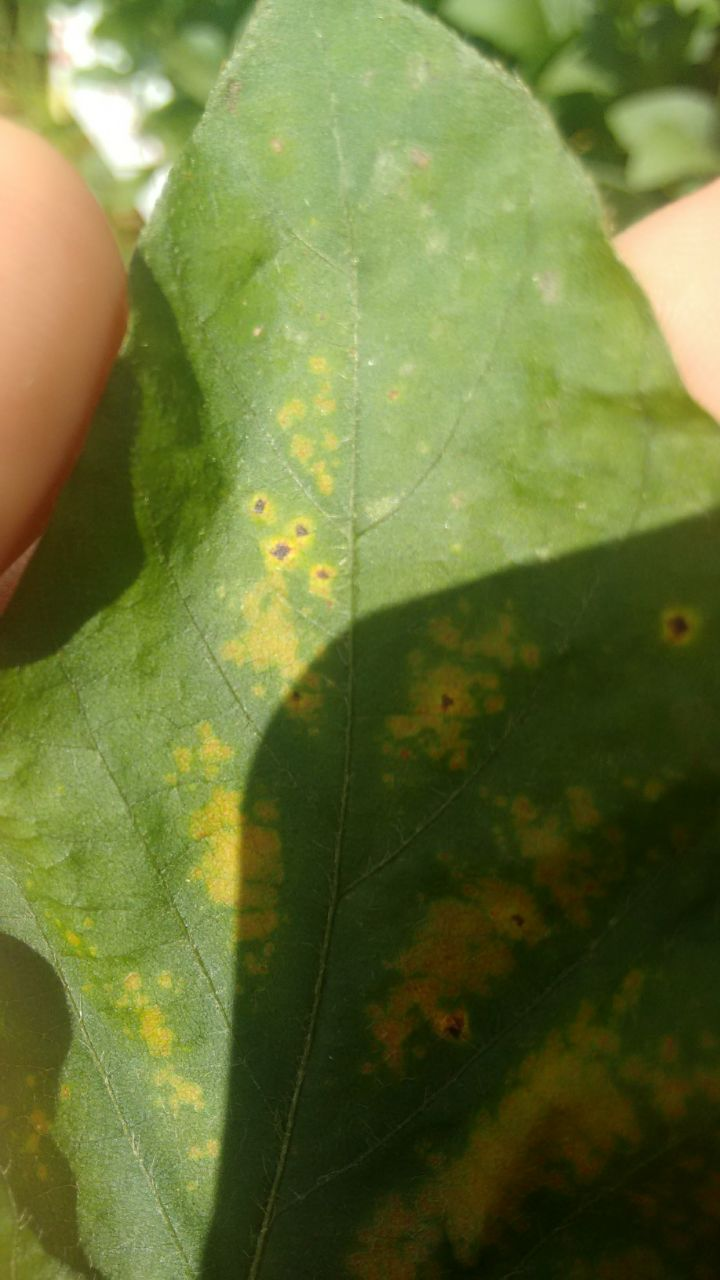
#> input picture Pesquisa/pdi software/dataset/Com ferrugem/com-01.jpg, 720 x 1280 px
$ python filtros.py   (older library calls are emulated)
#> lines starting #> are read from the running program, lines starting #| are printed output that depends on the picture
#!/usr/bin/env python2
# -*- coding: utf-8 -*-
"""
Created on Tue Aug 14 14:55:19 2018

@author: george
"""
# -*- coding: utf-8 -*-
"""
Created on Tue Oct 28 11:14:39 2014
@author: gob
"""

import numpy as np
import matplotlib.pyplot as plt
from PIL import Image
from skimage import img_as_float
from skimage.restoration import denoise_tv_chambolle, denoise_bilateral

lena = img_as_float(np.array(Image.open('dataset/Com ferrugem/com-01.jpg')))
#lena = lena[100:300, 100:320]
#lena_rgb = lena.convert("RGB")
#lena_gray = lena_rgb.split()[0]


noisy = lena + 0.6 * lena.std() * np.random.random(lena.shape)
noisy = np.clip(noisy, 0, 1)
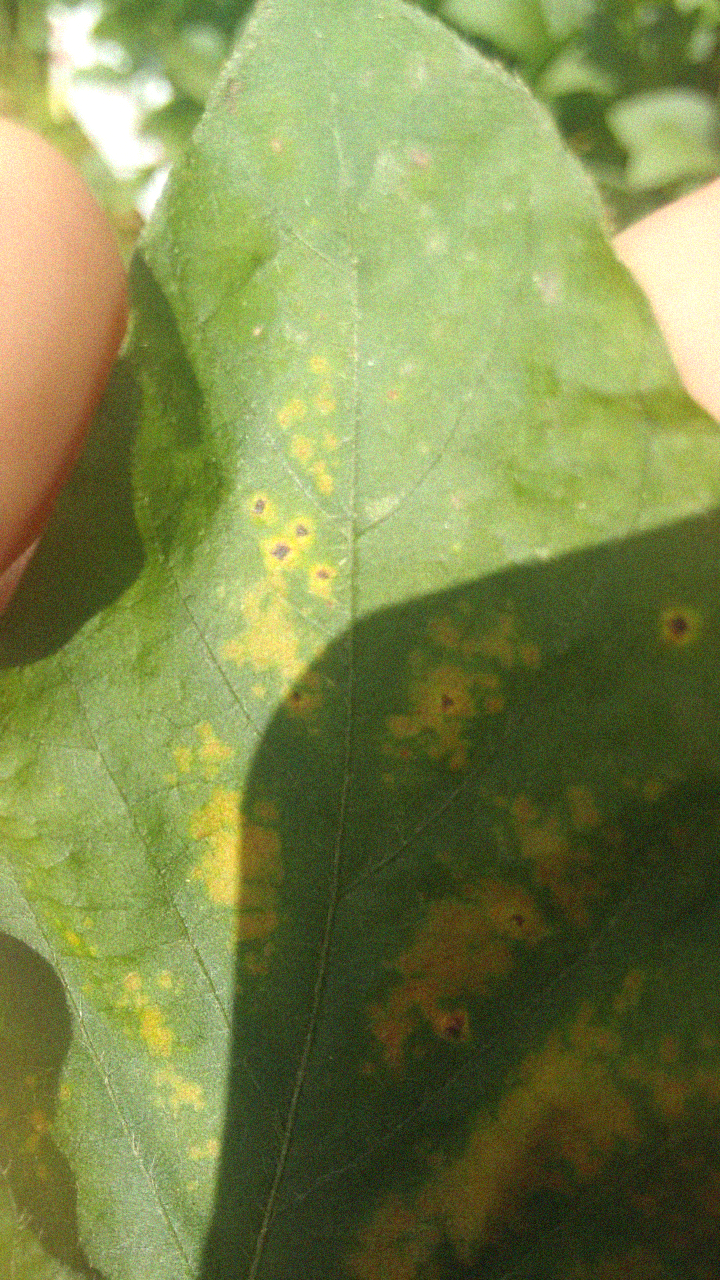
#> noisy: shape (1280, 720, 3) float64; mean R, G, B 0.49, 0.533, 0.301

fig, ax = plt.subplots(nrows=2, ncols=3, figsize=(8, 5))
fig.suptitle('George O. Barros - Noisy redution (scikit-image)')

plt.gray()

ax[0, 0].imshow(noisy)
ax[0, 0].axis('off')
ax[0, 0].set_title('noisy')

ax[0, 1].imshow(denoise_tv_chambolle(noisy, weight=0.1, multichannel=True))
ax[0, 1].axis('off')
ax[0, 1].set_title('TV')

#> (the run stopped early here; a loop or call above may not have finished)

$ run again, with Pesquisa/pdi software/dataset/Com ferrugem/com-02.jpg copied over Pesquisa/pdi software/dataset/Com ferrugem/com-01.jpg
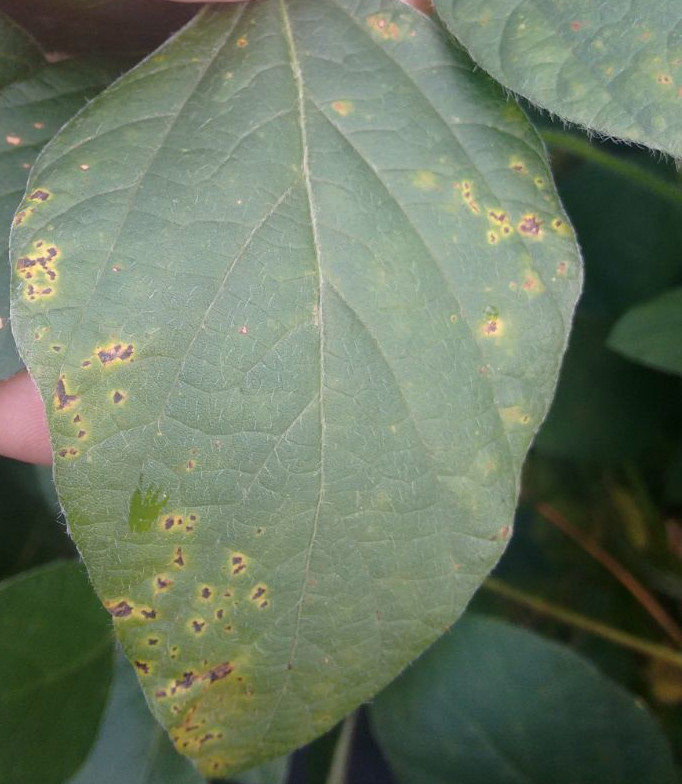
#> input picture Pesquisa/pdi software/dataset/Com ferrugem/com-02.jpg, 682 x 784 px
#> `noisy = np.clip(noisy, 0, 1)`:
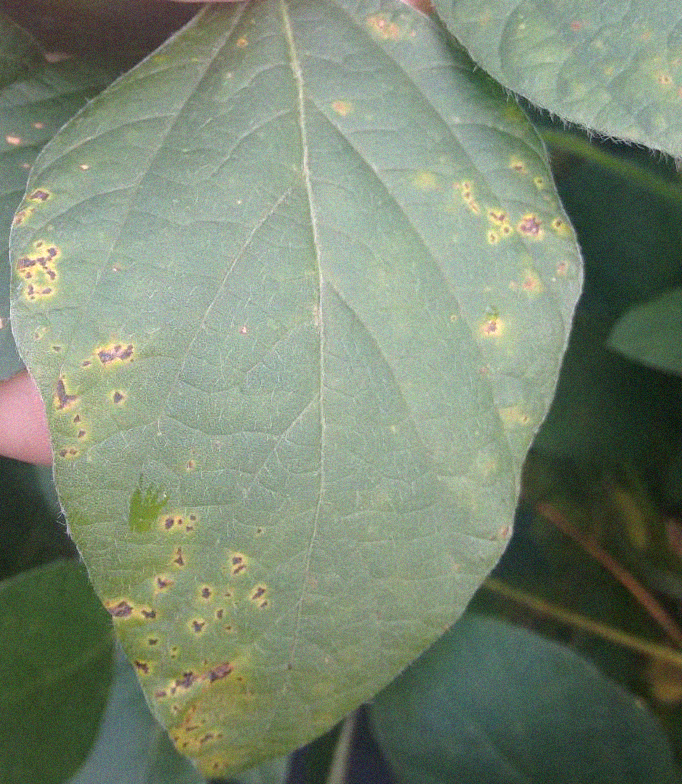
#> noisy: shape (784, 682, 3) float64; mean R, G, B 0.476, 0.53, 0.446

$ run again, with Pesquisa/pdi software/dataset/Com ferrugem/com-03.jpg copied over Pesquisa/pdi software/dataset/Com ferrugem/com-01.jpg
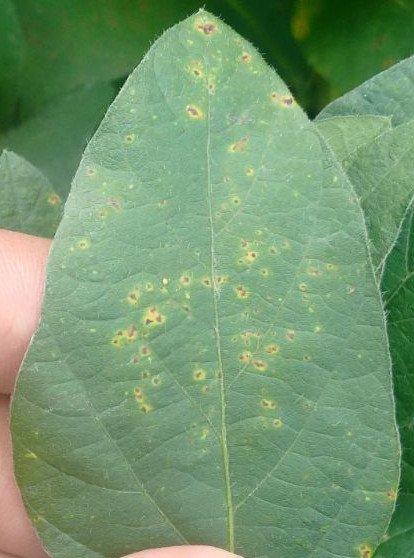
#> input picture Pesquisa/pdi software/dataset/Com ferrugem/com-03.jpg, 414 x 558 px
#> `noisy = np.clip(noisy, 0, 1)`:
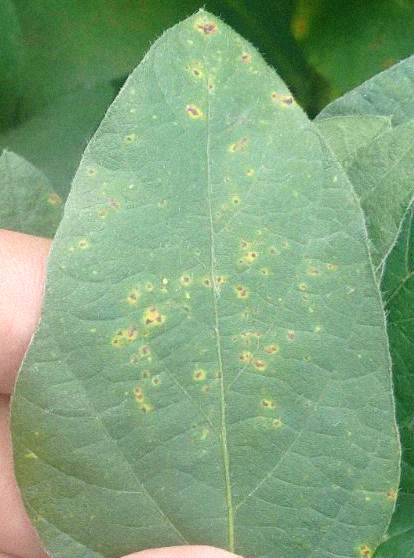
#> noisy: shape (558, 414, 3) float64; mean R, G, B 0.506, 0.644, 0.488

$ run again, with Pesquisa/pdi software/dataset/Com ferrugem/com-04.jpg copied over Pesquisa/pdi software/dataset/Com ferrugem/com-01.jpg
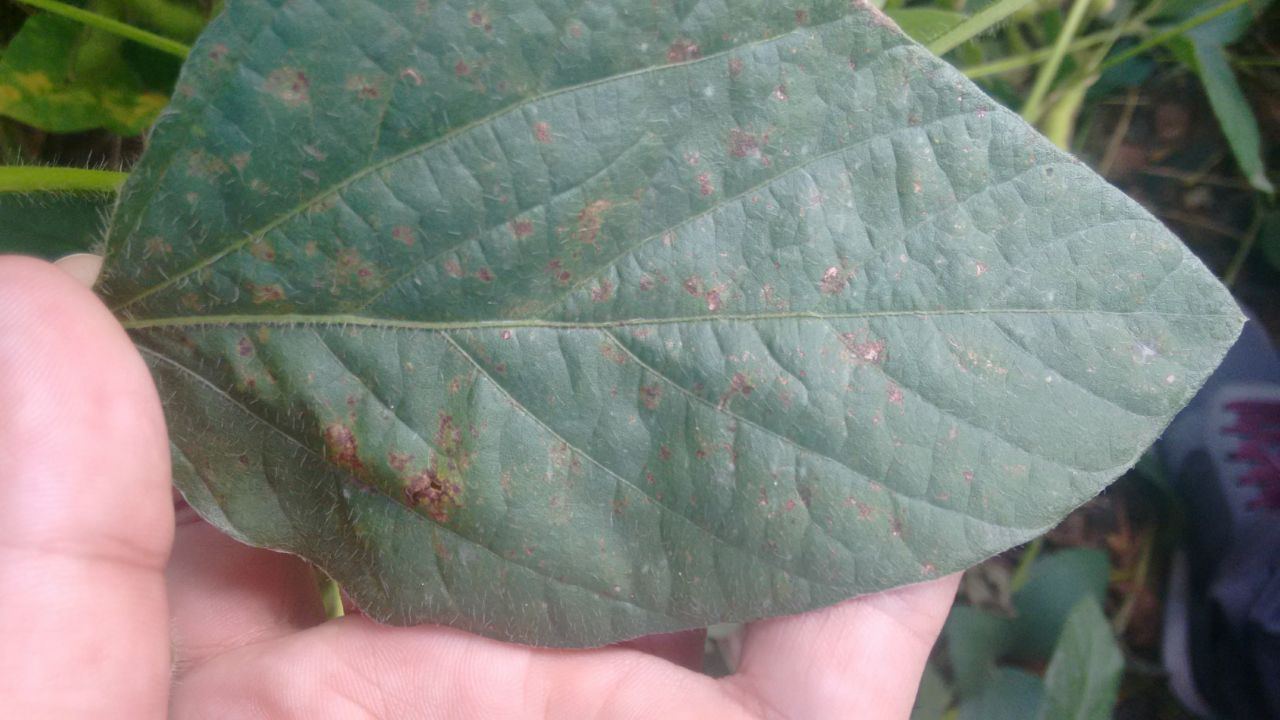
#> input picture Pesquisa/pdi software/dataset/Com ferrugem/com-04.jpg, 1280 x 720 px
#> `noisy = np.clip(noisy, 0, 1)`:
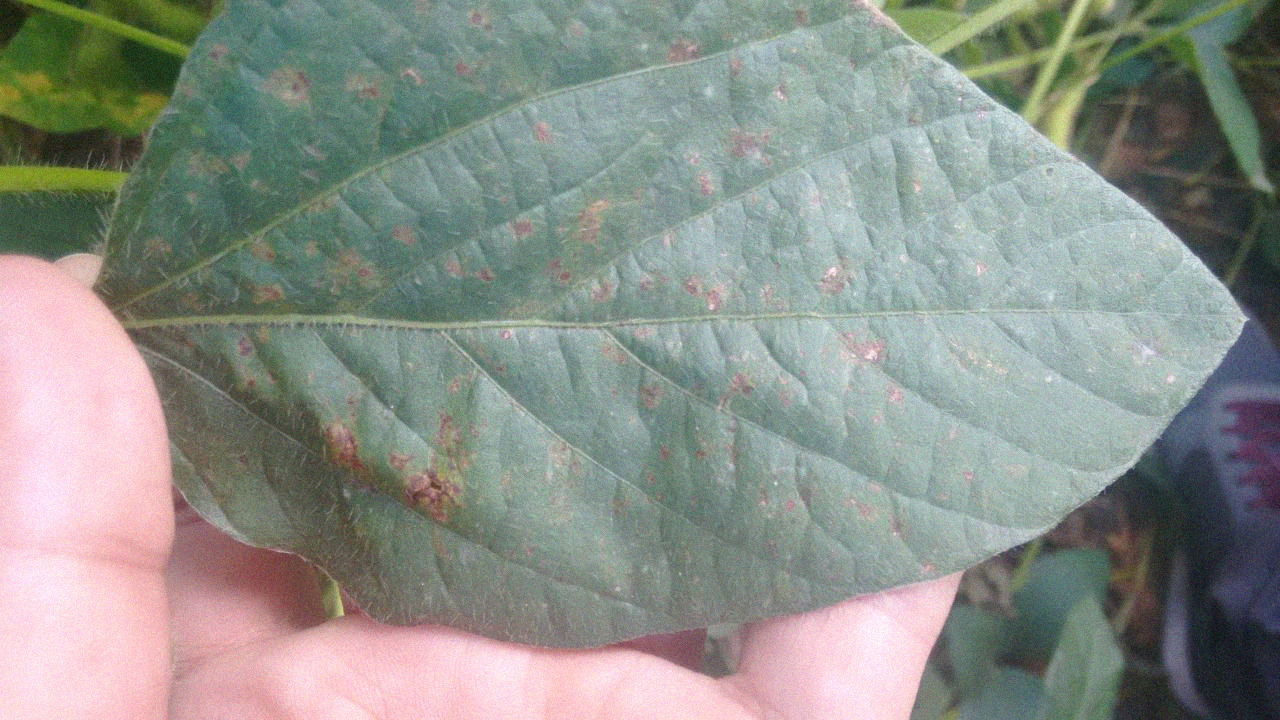
#> noisy: shape (720, 1280, 3) float64; mean R, G, B 0.55, 0.57, 0.542
